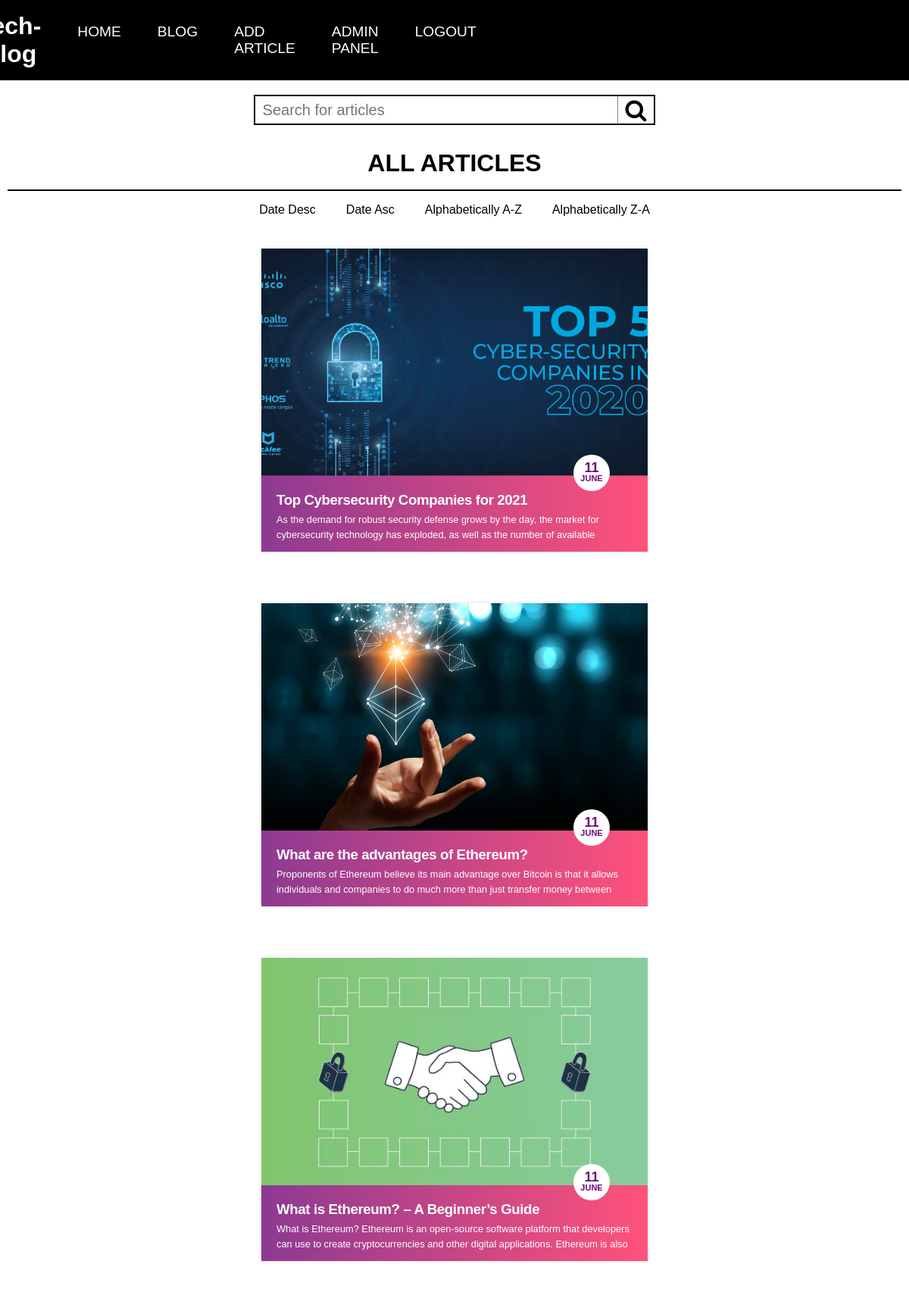
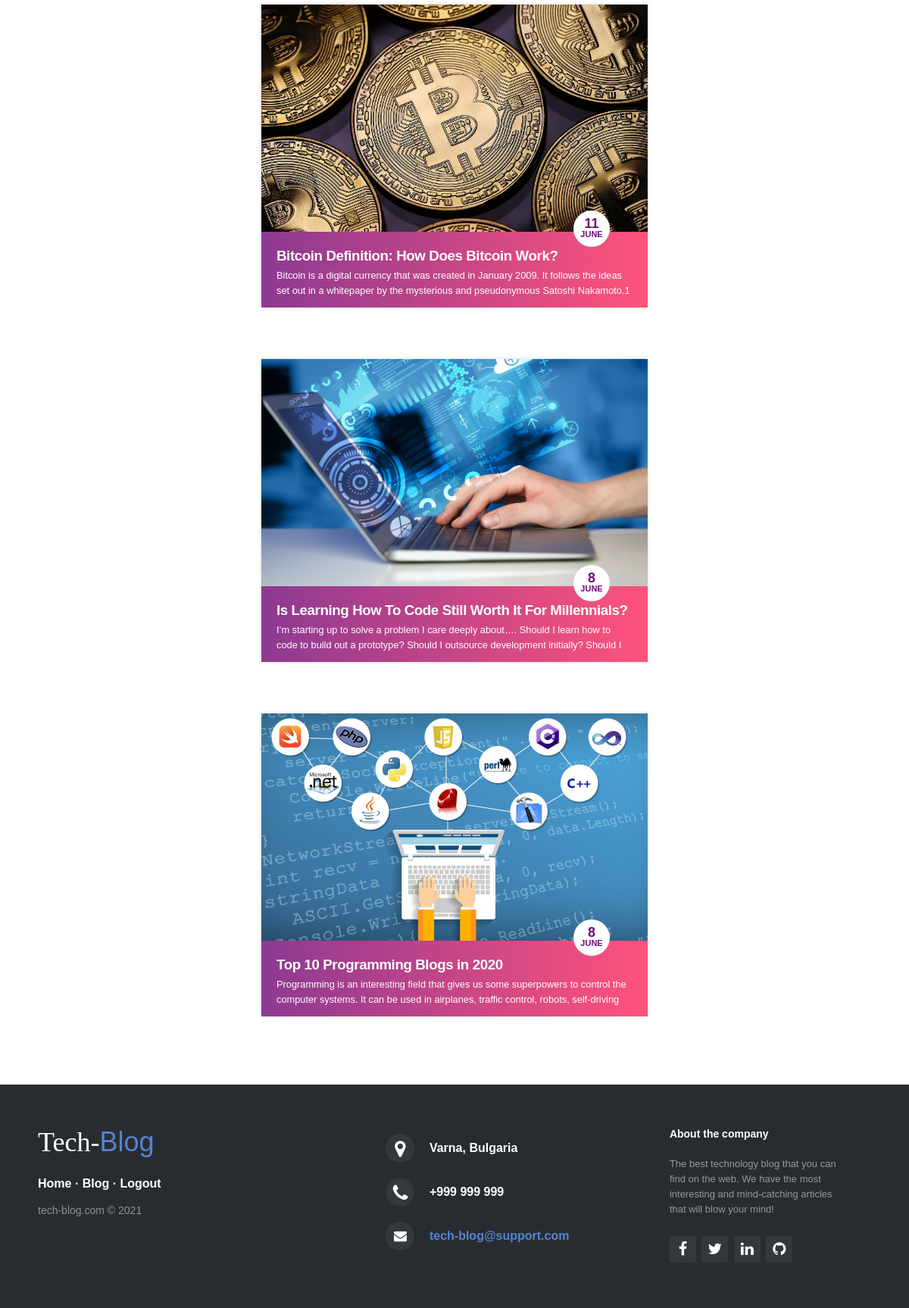
/blog.php (signed in), run on the app's committed database (2 pictures, top to bottom).
### tables this page shows
CREATE TABLE `posts` (
  `id` int NOT NULL,
  `title` varchar(255) NOT NULL,
  `text` longtext NOT NULL,
  `owner` varchar(255) NOT NULL,
  `image` text NOT NULL,
  `created_at` datetime NOT NULL
);

### blog.php (the view, shortened to what this page needs)
<?php
include './db/config.php';
?>
<?php
	include_once './includes/header.php';
?>
<body>
    <?php
        include_once './includes/navbar.php';
    ?>
  <section class="welcome" style="margin-top:2rem">
        <div class="search">
            <form action="search.php" method="POST">
                <input type="text" placeholder="Search for articles" name="search">
                <button type="submit" name="submit-search"><i class="fa fa-search"></i></button>
            </form>
        </div>
        <div class="welcome-cont">
            <h2>All Articles</h2>
            <form class="filter" method="POST">
                <button class="filter-button" name="desc">Date Desc</button>
                <button class="filter-button" name="asc">Date Asc</button>
                <button class="filter-button" name="a-z">Alphabetically A-Z</button>
                <button class="filter-button" name="z-a">Alphabetically Z-A</button>
            </form>
        </div>
        <div class="articles">
            <div class="articles-cont">
                <?php
                    if (!isset($_REQUEST['desc']) && !isset($_REQUEST['asc']) && !isset($_REQUEST['a-z']) && !isset($_REQUEST['z-a'])) {
                        $sql = "SELECT * FROM posts ORDER BY created_at DESC";
                        $request = mysqli_query($conn, $sql);
                        $querryResults = mysqli_num_rows($request);
                        if ($querryResults > 0) {
                            while ($row = mysqli_fetch_assoc($request)) {
                                echo "<figure class='snip1527'>
                                        <div class='image'><img src='./assets/".$row['image']."' alt='pr-sample23' /></div>
                                            <figcaption>
                                                <div class='date'><span class='day'>".date('j', strtotime($row['created_at']))."</span><span class='month'>".date('F', strtotime($row['created_at']))."</span></div>
                                                <h3>".$row['title']."</h3>
                                                <p>".$row['text']."</p>
                                            </figcaption>
                                        <a href='article.php?title=".$row['title']."'></a>
                                    </figure>";
                            }
                        }
                    }
                ?>
            </div>
        </div>
    </section>
    <?php
        include_once './includes/footer.php';
    ?>
</body>
</html>

### includes/header.php (shortened to what this page needs)
<!DOCTYPE html>
<html>
<head>
	<link rel="stylesheet" href="https://stackpath.bootstrapcdn.com/font-awesome/4.7.0/css/font-awesome.min.css">
	<link rel="stylesheet" type="text/css" href="./css/style.css">
</head>

### includes/navbar.php (shortened to what this page needs)
<header>
  <h1 class="logo">Tech-Blog</h1>
  <nav>
    <ul>
      <li><a href="welcome.php">Home</a></li>
      <li><a href="blog.php">Blog</a></li>
      <li><a href="addArticle.php">Add Article</a></li>
      <?php
        if ($_SESSION['role'] === "Admin") {
          echo "
            <li>
              <a href=\"admin.php\">Admin Panel</a>
            </li>
          ";
        }
      ?>
      <li class="right-nav">
          <a href="logout.php">Logout</a>
      </li>
    </ul>
  </nav>
</header>

### includes/footer.php
<footer class="footer-distributed">
 <div class="footer-left">
 <h3>Tech-<span>Blog</span></h3>
 <p class="footer-links">
 <a href="#">Home</a>
 ·
 <a href="#">Blog</a>
 ·
 <a href="#">Logout</a>
 </p>
 <p class="footer-company-name">tech-blog.com &copy; 2021</p>
 </div>
 <div class="footer-center">
 <div>
 <i class="fa fa-map-marker"></i>
 <p>Varna, Bulgaria</p>
 </div>
 <div>
 <i class="fa fa-phone"></i>
 <p>+999 999 999</p>
 </div>
 <div>
 <i class="fa fa-envelope"></i>
 <p><a href="#">tech-blog@support.com</a></p>
 </div>
 </div>
 <div class="footer-right">
 <p class="footer-company-about">
 <span>About the company</span>
 The best technology blog that you can find on the web. We have the most interesting and mind-catching articles that will blow your mind!
 </p>
 <div class="footer-icons">
 <a href="#"><i class="fa fa-facebook"></i></a>
 <a href="#"><i class="fa fa-twitter"></i></a>
 <a href="#"><i class="fa fa-linkedin"></i></a>
 <a href="#"><i class="fa fa-github"></i></a>
 </div>
 </div>
 </footer>

### data on the page
posts: image (picture), created_at "11", created_at "JUNE", title "Top Cybersecurity Companies for 2021", text "As the demand for robust security defense grows by the day, the market for cybersecurity technology has exploded, as well as the number of available…"
posts: image (picture), created_at "11", created_at "JUNE", title "What are the advantages of Ethereum?", text "Proponents of Ethereum believe its main advantage over Bitcoin is that it allows individuals and companies to do much more than just transfer money between…"
posts: image (picture), created_at "11", created_at "JUNE", title "What is Ethereum? – A Beginner’s Guide", text "What is Ethereum? Ethereum is an open-source software platform that developers can use to create cryptocurrencies and other digital applications. Ethereum is also…"
posts: image (picture), created_at "11", created_at "JUNE", title "Bitcoin Definition: How Does Bitcoin Work?", text "Bitcoin is a digital currency that was created in January 2009. It follows the ideas set out in a whitepaper by the mysterious and pseudonymous Satoshi Nakamoto.1…"
posts: image (picture), created_at "8", created_at "JUNE", title "Is Learning How To Code Still Worth It For Millennials?", text "I’m starting up to solve a problem I care deeply about…. Should I learn how to code to build out a prototype? Should I outsource development initially? Should I…"
posts: image (picture), created_at "8", created_at "JUNE", title "Top 10 Programming Blogs in 2020", text "Programming is an interesting field that gives us some superpowers to control the computer systems. It can be used in airplanes, traffic control, robots, self-driving…"
